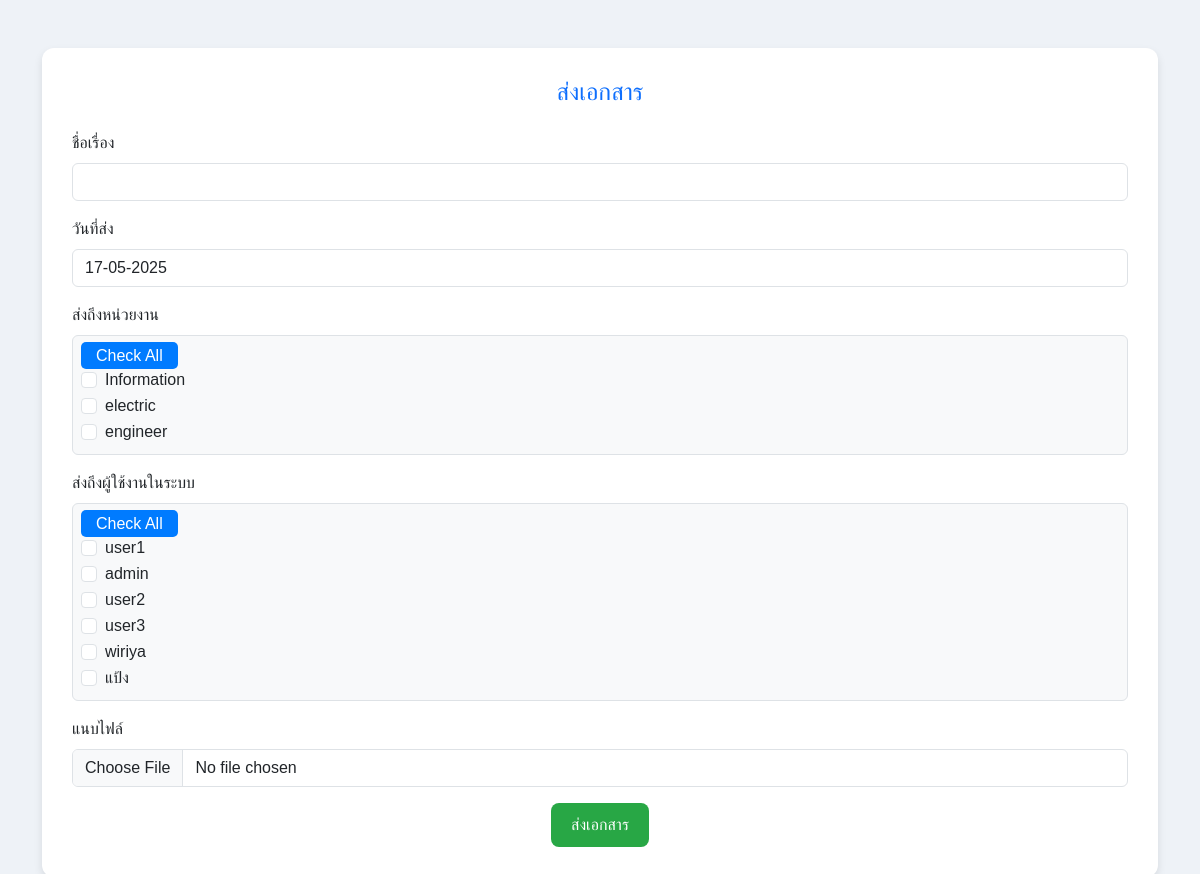
/content/send_doc_content.php, run on the app's committed database.
### tables this page shows
CREATE TABLE `departments` (
  `dep_id` int NOT NULL,
  `dep_name` varchar(254) NOT NULL,
  `dep_img` varchar(254) NOT NULL
);

CREATE TABLE `users` (
  `us_id` int NOT NULL,
  `us_name` varchar(255) NOT NULL,
  `us_pwd` varchar(255) NOT NULL,
  `us_dep` varchar(100) DEFAULT NULL,
  `us_role` varchar(50) DEFAULT NULL,
  `us_stat` enum('active','inactive') DEFAULT 'active',
  `imgprofile` varchar(255) DEFAULT NULL
);

### content/send_doc_content.php (the view, shortened to what this page needs)
<?php
include 'req/db_connection.php';
$departments = [];
$dep_query = "SELECT * FROM `departments`";
if ($result = $conn->query($dep_query)) {
    while ($row = $result->fetch_assoc()) {
        $departments[] = $row;
    }
}
$users = [];
$us_query = "SELECT * FROM `users`";
if ($result = $conn->query($us_query)) {
    while ($row = $result->fetch_assoc()) {
        $users[] = $row;
    }
}
?>
<!DOCTYPE html>
<html lang="th">
<head>
    <link href="https://cdn.jsdelivr.net/npm/bootstrap@5.3.0/dist/css/bootstrap.min.css" rel="stylesheet">
</head>
<body>
    <div class="container mt-5">
        <div class="form-container">
            <h4 class="mb-4 text-center text-primary">ส่งเอกสาร</h4>
            <form action="" method="post" enctype="multipart/form-data">
                <div class="mb-3">
                    <label for="doc_name" class="form-label">ชื่อเรื่อง</label>
                    <input type="text" name="doc_name" id="doc_name" class="form-control" required>
                </div>
                <div class="mb-3">
                    <label class="form-label">วันที่ส่ง</label>
                    <input type="text" class="form-control" value="<?php echo date('d-m-Y'); ?>" readonly>
                </div>
                <div class="mb-3">
                    <label class="form-label">ส่งถึงหน่วยงาน</label>
                    <div class="border p-2 rounded bg-light">
                        <span id="checkAllDepartments" class="check-all-btn" onclick="toggleCheckboxes('dep_name', 'checkAllDepartments')">Check All</span>
                        <?php foreach ($departments as $dep): ?>
                            <div class="form-check">
                                <input type="checkbox" name="dep_name[]" value="<?php echo $dep['dep_id']; ?>" class="form-check-input">
                                <label class="form-check-label"> <?php echo htmlspecialchars($dep['dep_name']); ?></label>
                            </div>
                        <?php endforeach; ?>
                    </div>
                </div>
                <div class="mb-3">
                    <label class="form-label">ส่งถึงผู้ใช้งานในระบบ</label>
                    <div class="border p-2 rounded bg-light">
                        <span id="checkAllUsers" class="check-all-btn" onclick="toggleCheckboxes('user_sent', 'checkAllUsers')">Check All</span>
                        <?php foreach ($users as $user): ?>
                            <div class="form-check">
                                <input type="checkbox" name="user_sent[]" value="<?php echo $user['us_id']; ?>" class="form-check-input">
                                <label class="form-check-label"> <?php echo htmlspecialchars($user['us_name']); ?></label>
                            </div>
                        <?php endforeach; ?>
                    </div>
                </div>
                <div class="mb-3">
                    <label for="doc_file" class="form-label">แนบไฟล์</label>
                    <input type="file" name="doc_file" id="doc_file" class="form-control" required>
                </div>
                <div class="text-center">
                    <button type="submit" name="submit" class="button">ส่งเอกสาร</button>
                </div>
            </form>
        </div>
    </div>
</body>
</html>

### content/send_doc_content.php (style rules this page uses)
body { background-color: #eef2f7; font-family: 'Arial', sans-serif; }
.form-container { background: white; padding: 30px; border-radius: 12px; box-shadow: 0 4px 8px rgba(0, 0, 0, 0.1); }
.button { background-color: #28a745; color: white; border: none; padding: 10px 20px; border-radius: 8px; cursor: pointer; transition: 0.3s; }
.check-all-btn { background-color: #007bff; color: white; padding: 5px 15px; border-radius: 5px; cursor: pointer; transition: background-color 0.3s ease; }

### data on the page
departments: dep_name "Information"
departments: dep_name "electric"
departments: dep_name "engineer"
users: us_name "user1"
users: us_name "admin"
users: us_name "user2"
users: us_name "user3"
users: us_name "wiriya"
users: us_name "แป้ง"
